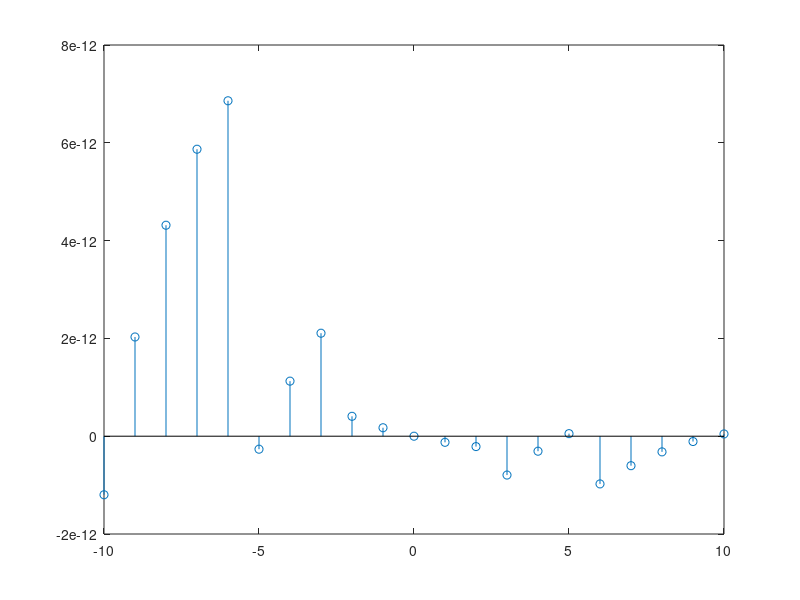

The MATLAB script that drew this image:
B = 1;
r = 0.85;
n = -10:10;
x = B*r.^n; % decaying exponential

A = 60;
w0 = 20*pi;
phi = 0;
a = 6;
y = A*sin(w0*n + phi);

z = x.*y;
stem (n,z)